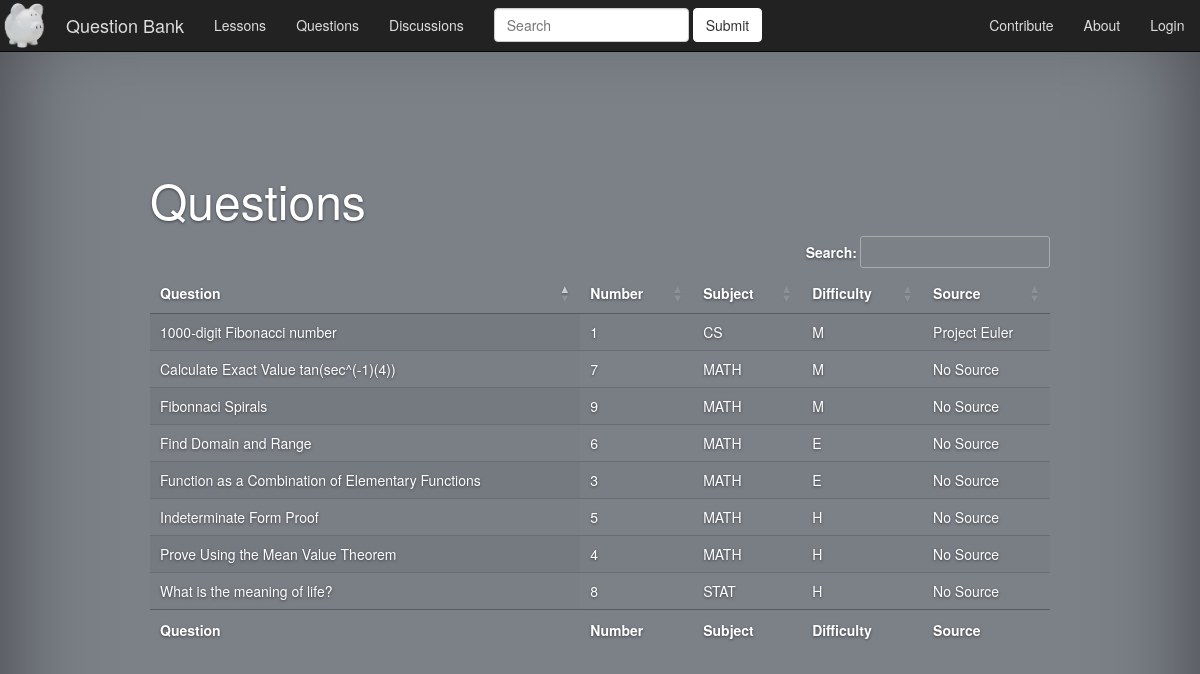
Screenshot of /questions/ with the database file from the repository.
### questions/models.py (models this page shows, shortened)
class Question(models.Model):
    MATH = "MATH"
    PMATH = "PMATH"
    CS = "CS"
    CO = "CO"
    STAT = "STAT"
    ACTSCI = "ACTSCI"
    AMATH = "AMATH"
    SUBJECTS = (
        (MATH, "Mathematics"),
        (PMATH, "Pure Mathematics"),
        (CS, "Computer Science"),
        (CO, "Combinatorics and Optimization"),
        (STAT, "Statistics"),
        (ACTSCI, "Actuarial Science"),
        (AMATH, "Applied Mathematics"),
    )
    E = "E"
    M = "M"
    H = "H"
    DIFFICULTY = (
        (E, "Easy"),
        (M, "Medium"),
        (H, "Hard"),
    )
    question_title = models.CharField(max_length=64)
    question_text = models.TextField()
    subject = models.CharField(max_length=5, choices=SUBJECTS, default=MATH)
    difficulty = models.CharField(max_length=1, choices=DIFFICULTY, default=M)
    solution = models.ForeignKey(Solution, blank=True, null=True)
    source = models.ForeignKey(Source, blank=True, null=True)

class Source(models.Model):
    source_name = models.CharField(max_length=64)
    source_url = models.CharField(max_length=256)

### questions/views.py (the view)
def index(request):
    all_questions = Question.objects.all()
    context = {'question_list': all_questions}
    return render(request, 'questions/index.html', context)

### templates/questions/index.html (shortened to what this page needs)
{% extends "basic.html" %}
{% block scripts %}
<link rel="stylesheet" type="text/css" href="https://cdn.datatables.net/1.10.3/css/jquery.dataTables.css">
{% endblock %}
{% block content %}
<h1>Questions</h1>
<table id="example" class="display" cellspacing="0" width="100%">
    <thead>
        <tr>
            <th>Question</th>
            <th>Number</th>
            <th>Subject</th>
            <th>Difficulty</th>
            <th>Source</th>
        </tr>
    </thead>
    <tfoot>
        <tr>
            <th>Question</th>
            <th>Number</th>
            <th>Subject</th>
            <th>Difficulty</th>
            <th>Source</th>
        </tr>
    </tfoot>
    <tbody>
    {% for question in question_list %}
        <tr>
            <td><a href="/questions/{{ question.id }}">{{ question.question_title }}</a></td>
            <td>{{ question.id }}</td>
            <td>{{ question.subject }}</td>
            <td>{{ question.difficulty }}</td>
            {% if not question.source_id %}
                <td>No Source</td>
            {% else %}
                <td><a target ="_blank" href="https://{{ question.source.source_url }}">{{ question.source.source_name }}</a></td>
            {% endif %}
        </tr>
    {% endfor %}
    </tbody>
</table>
{% endblock %}

### templates/basic.html (shortened to what this page needs)
{% load static %}
<!DOCTYPE html>
<html lang="en">
    <head>
        <link href="{{STATIC_URL}}bootstrap/css/bootstrap.css" rel="stylesheet">
        <link href="{{STATIC_URL}}css/core.css" rel="stylesheet">
        {% block scripts %}{% endblock %}
    </head>
    <body>
        <div class="site-wrapper">
            <div class="site-wrapper-inner">
                <div class="cover-container">
                    <nav role="navigation" class="navbar navbar-inverse navbar-fixed-top">
                        <div class="navbar-header">
                            <a href="/home"><img id="littlepiggy" width="45px" src="{{STATIC_URL}}littlepiggy.png"></a>
                        </div>
                        <div class="navbar-header">
                            <a href="/home" class="navbar-brand">Question Bank</a>
                        </div>
                        <div id="navbarCollapse" class="collapse navbar-collapse">
                            <ul class="nav navbar-nav">
                                <li><a href="/lessons">Lessons</a></li>
                                <li><a href="/questions">Questions</a></li>
                                <li><a href="/discussions">Discussions</a></li>
                            </ul>
                                <form role="search" class="navbar-form navbar-left">
                                    <div class="form-group">
                                        <input type="text" placeholder="Search" class="form-control">
                                    </div>
                                    <button type="submit" class="btn btn-default">Submit</button>
                                </form>
                            <ul class="nav navbar-nav navbar-right">
                                <li><a href="about.html">Contribute</a></li>
                                <li><a href="about.html">About</a></li>
                                <li><a href="login.html">Login &nbsp &nbsp</a></li>
                            </ul>
                        </div>
                    </nav>
                    <div id="content">
                        {% block content %}{% endblock %}
                    </div>
                </div>
            </div>
        </div>
    </body>
</html>

### questions/static/css/core.css (style rules this page uses)
a, a:focus, a:hover { color: #fff; }
table.dataTable.display tbody tr.even td.sorting_1, table.dataTable.display tbody tr.odd td.sorting_1, table.dataTable.display tbody tr, table.dataTable.display tbody tr.odd { background-color: #7c8188!important }
#littlepiggy { margin:3px; }
.btn-default, .btn-default:hover, .btn-default:focus { color: #333; text-shadow: none; background-color: #fff; border: 1px solid #fff; }
html, body { height: 100%; background-color: #7C8188; color: #fff; text-align: left; text-shadow: 0 1px 3px rgba(0,0,0,.5); }
.site-wrapper { display: table; width: 100%; height: 100%; min-height: 100%; -webkit-box-shadow: inset 0 0 100px rgba(0,0,0,.5); box-shadow: inset 0 0 100px rgba(0,0,0,.5); }
.site-wrapper-inner { display: table-cell; vertical-align: top; }
.cover-container { margin-right: auto; margin-left: auto; }
h1 { font-size:48px; }
nav.navbar div ul.nav.navbar-nav li a, nav.navbar div.navbar-header a { text-shadow:none; color:#ddd; }
@media (min-width: 768px) { .site-wrapper-inner { vertical-align: middle; } }
@media (min-width: 768px) { .masthead, .mastfoot, .cover-container { width: 100%; } }
@media (min-width: 992px) { .masthead, .mastfoot, .cover-container { width: 900px; } }

### rows the page displays
Question: question_title "1000-digit Fibonacci number", id "1", subject "CS", difficulty "M", source.source_name "Project Euler"
Question: question_title "Function as a Combination of Elementary Functions", id "3", subject "MATH", difficulty "E", shows "No Source"
Question: question_title "Prove Using the Mean Value Theorem", id "4", subject "MATH", difficulty "H", shows "No Source"
Question: question_title "Indeterminate Form Proof", id "5", subject "MATH", difficulty "H", shows "No Source"
Question: question_title "Find Domain and Range", id "6", subject "MATH", difficulty "E", shows "No Source"
Question: question_title "Calculate Exact Value tan(sec^(-1)(4))", id "7", subject "MATH", difficulty "M", shows "No Source"
Question: question_title "What is the meaning of life?", id "8", subject "STAT", difficulty "H", shows "No Source"
Question: question_title "Fibonnaci Spirals", id "9", subject "MATH", difficulty "M", shows "No Source"
